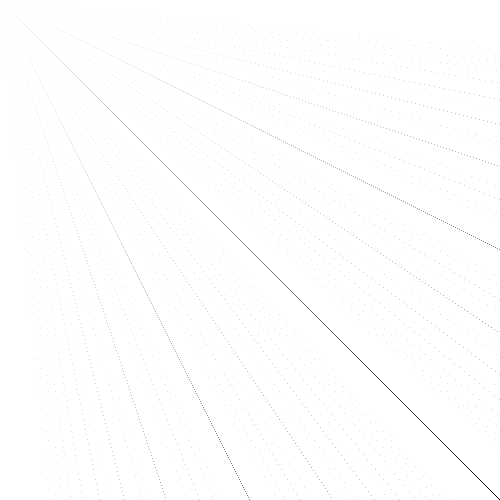

Recreate this plot in Python.
from PIL import Image
from math import gcd

dim = 500 
data = []

img = Image.new('RGB', (dim, dim))
data = []
values = list(range(1,11)) 

def line_value(i,x):
    for a in values:
        for b in values:
            if a*i == b*x:
                v = int((255 - ((x/a)*255/dim)))
                return (v,v,v)
    return (255,255,255)

for i in range(1, dim+1):
    for x in range(1, dim+1):
        data.append(line_value(i,x))

img.putdata(data)
img.save("line_intensity.png")
